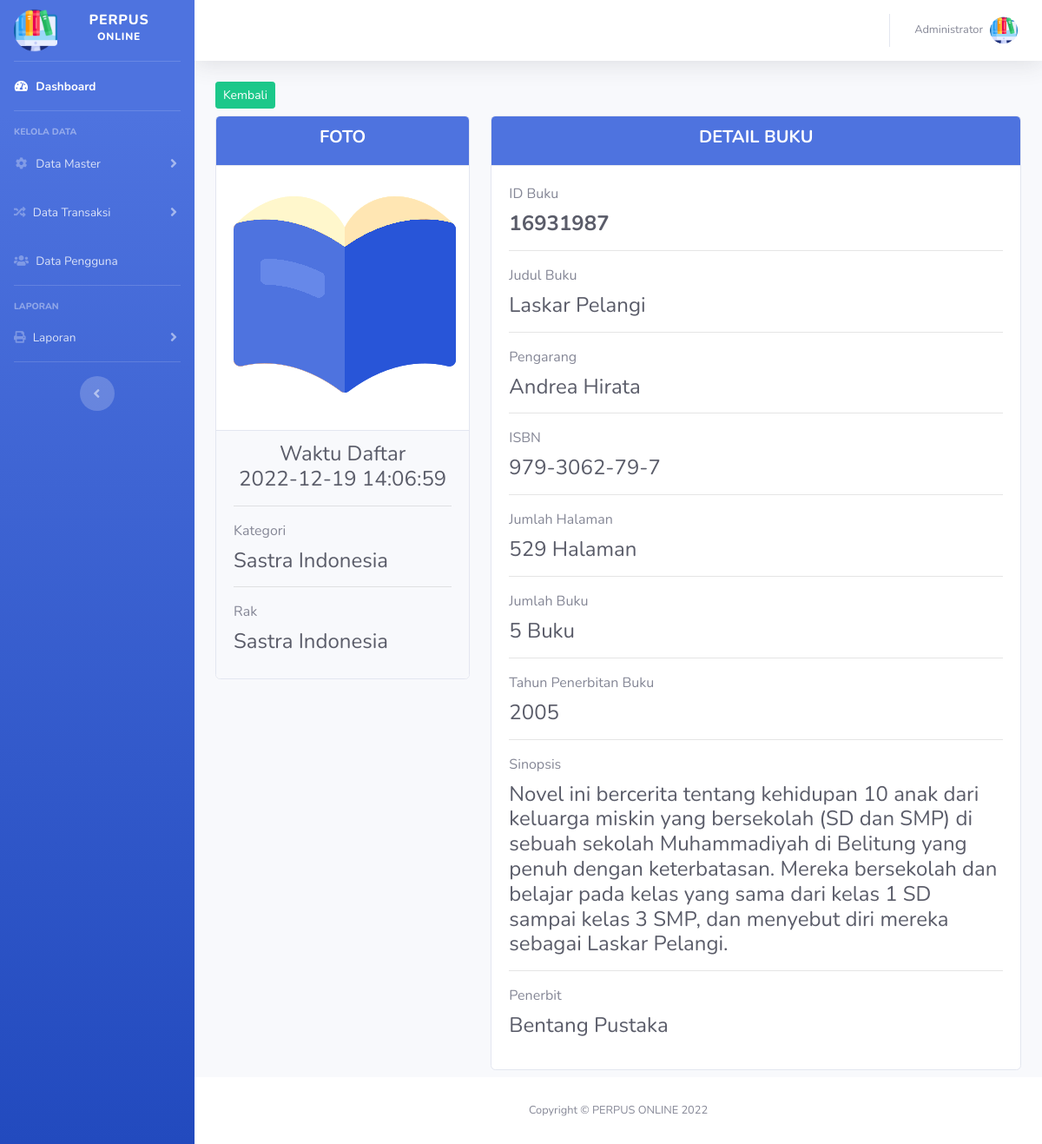
/Dashboard/detail_buku/16931987, run on the app's committed database.
### tables this page shows
CREATE TABLE `buku` (
  `id_buku` varchar(20) NOT NULL,
  `id_kategori` varchar(20) DEFAULT NULL,
  `id_penerbit` varchar(128) DEFAULT NULL,
  `id_rak` varchar(20) DEFAULT NULL,
  `judul` varchar(60) DEFAULT NULL,
  `pengarang` varchar(60) DEFAULT NULL,
  `isbn` varchar(50) DEFAULT NULL,
  `jmlhal` int(4) DEFAULT NULL,
  `jmlbuku` int(4) DEFAULT NULL,
  `tahun` int(5) DEFAULT NULL,
  `sinopsis` text DEFAULT NULL,
  `foto` varchar(40) DEFAULT NULL,
  `date` timestamp NOT NULL DEFAULT current_timestamp() ON UPDATE current_timestamp()
);

CREATE TABLE `kategori` (
  `id_kategori` varchar(20) NOT NULL,
  `kategori` varchar(40) NOT NULL,
  `keterangan` text NOT NULL,
  `timestamp` timestamp NOT NULL DEFAULT current_timestamp() ON UPDATE current_timestamp()
);

CREATE TABLE `rak` (
  `id_rak` varchar(20) NOT NULL,
  `rak` varchar(60) DEFAULT NULL,
  `keterangan` text DEFAULT NULL,
  `timestamp` timestamp NOT NULL DEFAULT current_timestamp() ON UPDATE current_timestamp()
);

CREATE TABLE `penerbit` (
  `id_penerbit` varchar(20) NOT NULL,
  `penerbit` varchar(60) DEFAULT NULL,
  `keterangan` text DEFAULT NULL,
  `timestamp` timestamp NOT NULL DEFAULT current_timestamp() ON UPDATE current_timestamp()
);

### application/controllers/Dashboard.php (called while the page is built, shortened)
<?php
class Dashboard extends CI_Controller
{
    public function detail_buku($id_buku)
    {
        $isi['buku'] = $this->Model_buku->detailBuku($id_buku);
        $isi['content'] = 'Buku/tampilan_detail_buku';
        $this->load->view('templates/header');
        $this->load->view('tampilan_dashboard', $isi);
        $this->load->view('templates/footer');
    }
}

### index.php (called while the page is built, shortened)
<?php
require_once BASEPATH.'core/CodeIgniter.php';

### application/models/Model_buku.php (called while the page is built, shortened)
<?php
class Model_buku extends CI_Model
{
    public function detailBuku($id_buku)
    {
        $sql = "SELECT * FROM `buku`
                INNER JOIN kategori
                ON buku.id_kategori=kategori.id_kategori
                INNER JOIN penerbit
                ON buku.id_penerbit=penerbit.id_penerbit
                INNER JOIN rak
                ON buku.id_rak=rak.id_rak
                WHERE buku.id_buku='$id_buku';";
        $query = $this->db->query($sql);
        return $query->row_array();
    }
}

### application/views/Buku/tampilan_detail_buku.php (the view)
<a class="btn btn-success btn-sm mb-2" href="<?= base_url() ?>Dashboard/buku">Kembali</a>
<div class="row">
    <div class="col-md-4 mb-2">
        <div class="card ">
            <div class="card-header bg-primary">
                <h5 class="text-center text-uppercase font-weight-bold text-white">foto</h5>
            </div>
            <div class="card-body">
                <h5 class="text-center"><img src="<?= base_url() ?>assets/icon/<?= $buku['foto'] ?>" alt=""></h5>
            </div>
            <div class="card-footer text-muted">
                <h5 class="h4 text-gray-800 text-center">Waktu Daftar <br>
                    <?= $buku['date'] ?>
                </h5>
                <hr class="sidebar-divider">
                <div class="form-group"><label>Kategori</label>
                    <h4 class="h4 text-gray-800"><?= $buku['kategori'] ?></h4>
                </div>
                <hr class="sidebar-divider">
                <div class="form-group"><label>Rak</label>
                    <h4 class="h4 text-gray-800"><?= $buku['rak'] ?></h4>
                </div>
            </div>
        </div>
    </div>
    <div class="col-md-8 mb-2">
        <div class="card">
            <div class="card-header bg-primary">
                <h5 class="text-center text-uppercase font-weight-bold text-white">Detail Buku</h5>
            </div>
            <div class="card-body">
                <div class="form-group"><label>ID Buku</label>
                    <h4 class="h4 text-gray-800"><b><?= $buku['id_buku'] ?></b></h4>
                </div>
                <hr class="sidebar-divider">
                <div class="form-group"><label>Judul Buku</label>
                    <h4 class="h4 text-gray-800"><?= $buku['judul'] ?></h4>
                </div>
                <hr class="sidebar-divider">
                <div class="form-group"><label>Pengarang</label>
                    <h4 class="h4 text-gray-800"><?= $buku['pengarang'] ?></h4>
                </div>
                <hr class="sidebar-divider">
                <div class="form-group"><label>ISBN</label>
                    <h4 class="h4 text-gray-800"><?= $buku['isbn'] ?></h4>
                </div>
                <hr class="sidebar-divider">
                <div class="form-group"><label>Jumlah Halaman</label>
                    <h4 class="h4 text-gray-800"><?= $buku['jmlhal'] ?> Halaman</h4>
                </div>
                <hr class="sidebar-divider">
                <div class="form-group"><label>Jumlah Buku</label>
                    <h4 class="h4 text-gray-800"><?= $buku['jmlbuku'] ?> Buku</h4>
                </div>
                <hr class="sidebar-divider">
                <div class="form-group"><label>Tahun Penerbitan Buku</label>
                    <h4 class="h4 text-gray-800"><?= $buku['tahun'] ?></h4>
                </div>
                <hr class="sidebar-divider">
                <div class="form-group"><label>Sinopsis</label>
                    <h4 class="h4 text-gray-800"><?= $buku['sinopsis'] ?></h4>
                </div>
                <hr class="sidebar-divider">
                <div class="form-group"><label>Penerbit</label>
                    <h4 class="h4 text-gray-800"><?= $buku['penerbit'] ?></h4>
                </div>
            </div>
        </div>
    </div>
</div>

### application/views/templates/header.php (shortened to what this page needs)
<!DOCTYPE html>
<html lang="en">
<head>
    <link href="<?= base_url() ?>assets/admin/vendor/fontawesome-free/css/all.min.css" rel="stylesheet" type="text/css">
    <link href="<?= base_url() ?>assets/admin/css/sb-admin-2.min.css" rel="stylesheet">
    <link href="<?= base_url() ?>assets/admin/vendor/datatables/dataTables.bootstrap4.min.css" rel="stylesheet">
    <link href="https://cdn.jsdelivr.net/npm/select2@4.1.0-rc.0/dist/css/select2.min.css" rel="stylesheet" />
</head>
<body id="page-top">
    <div id="wrapper">
        <ul class="navbar-nav bg-gradient-primary sidebar sidebar-dark accordion" id="accordionSidebar">
            <a class="sidebar-brand d-flex align-items-center justify-content-center" href="<?= base_url() ?>Dashboard">
                <div class="sidebar-brand-icon">
                    <img src="<?= base_url() ?>assets/icon/books.png" style="weight: 50px; height: 50px;" alt="">
                </div>
                <div class="sidebar-brand-text mx-3">Perpus <sup>ONLINE</sup></div>
            </a>
            <hr class="sidebar-divider my-0">
            <li class="nav-item active">
                <a class="nav-link" href="<?= base_url() ?>Dashboard">
                    <i class="fas fa-fw fa-tachometer-alt"></i>
                    <span>Dashboard</span></a>
            </li>
            <hr class="sidebar-divider">
            <div class="sidebar-heading">
                KELOLA DATA
            </div>
            <li class="nav-item">
                <a class="nav-link collapsed" href="#" data-toggle="collapse" data-target="#collapseTwo" aria-expanded="true" aria-controls="collapseTwo">
                    <i class="fas fa-fw fa-cog"></i>
                    <span>Data Master</span>
                </a>
            </li>
            <li class="nav-item">
                <a class="nav-link collapsed" href="#" data-toggle="collapse" data-target="#collapseUtilities" aria-expanded="true" aria-controls="collapseUtilities">
                    <i class="fas fa-random"></i>
                    <span>Data Transaksi</span>
                </a>
            </li>
            <li class="nav-item">
                <a class="nav-link" href="#">
                    <i class="fas fa-users"></i>
                    <span>Data Pengguna</span></a>
            </li>
            <hr class="sidebar-divider">
            <div class="sidebar-heading">
                Laporan
            </div>
            <li class="nav-item">
                <a class="nav-link collapsed" href="#" data-toggle="collapse" data-target="#collapsePages" aria-expanded="true" aria-controls="collapsePages">
                    <i class="fas fa-print"></i>
                    <span>Laporan</span>
                </a>
            </li>
            <hr class="sidebar-divider d-none d-md-block">
            <div class="text-center d-none d-md-inline">
                <button class="rounded-circle border-0" id="sidebarToggle"></button>
            </div>
        </ul>

### application/views/tampilan_dashboard.php (shortened to what this page needs)
<div id="content-wrapper" class="d-flex flex-column">
    <div id="content">
        <nav class="navbar navbar-expand navbar-light bg-white topbar mb-4 static-top shadow">
            <ul class="navbar-nav ml-auto">
                <li class="nav-item dropdown no-arrow">
                    <a class="nav-link dropdown-toggle" href="#" id="userDropdown" role="button" data-toggle="dropdown" aria-haspopup="true" aria-expanded="false">
                        <span class="mr-2 d-none d-lg-inline text-gray-600 small">Administrator</span>
                        <img class="img-profile rounded-circle" src="<?= base_url() ?>assets/icon/books.png">
                    </a>
                </li>
            </ul>
        </nav>
        <div class="container-fluid">
            <?php $this->load->view($content) ?>
        </div>
    </div>

### application/views/templates/footer.php (shortened to what this page needs)
<footer class="sticky-footer bg-white">
    <div class="container my-auto">
        <div class="copyright text-center my-auto">
            <span>Copyright &copy; PERPUS ONLINE 2022</span>
        </div>
    </div>
</footer>
</div>
</div>
</body>
</html>

### data on the page
buku: foto (picture), date "2022-12-19 14:06:59", id_kategori.kategori "Sastra Indonesia", id_rak.rak "Sastra Indonesia", id_buku "16931987", judul "Laskar Pelangi", pengarang "Andrea Hirata", isbn "979-3062-79-7", jmlhal "529", jmlbuku "5", tahun "2005", sinopsis "Novel ini bercerita tentang kehidupan 10 anak dari keluarga miskin yang bersekolah (SD dan SMP) di sebuah sekolah Muhammadiyah di Belitung yang penuh dengan keterbatasan. Mereka bersekolah dan belajar pada kelas yang sama dari kelas 1 SD sampai kelas 3 SMP, dan menyebut diri mereka sebagai Laskar Pelangi.", id_penerbit.penerbit "Bentang Pustaka"
